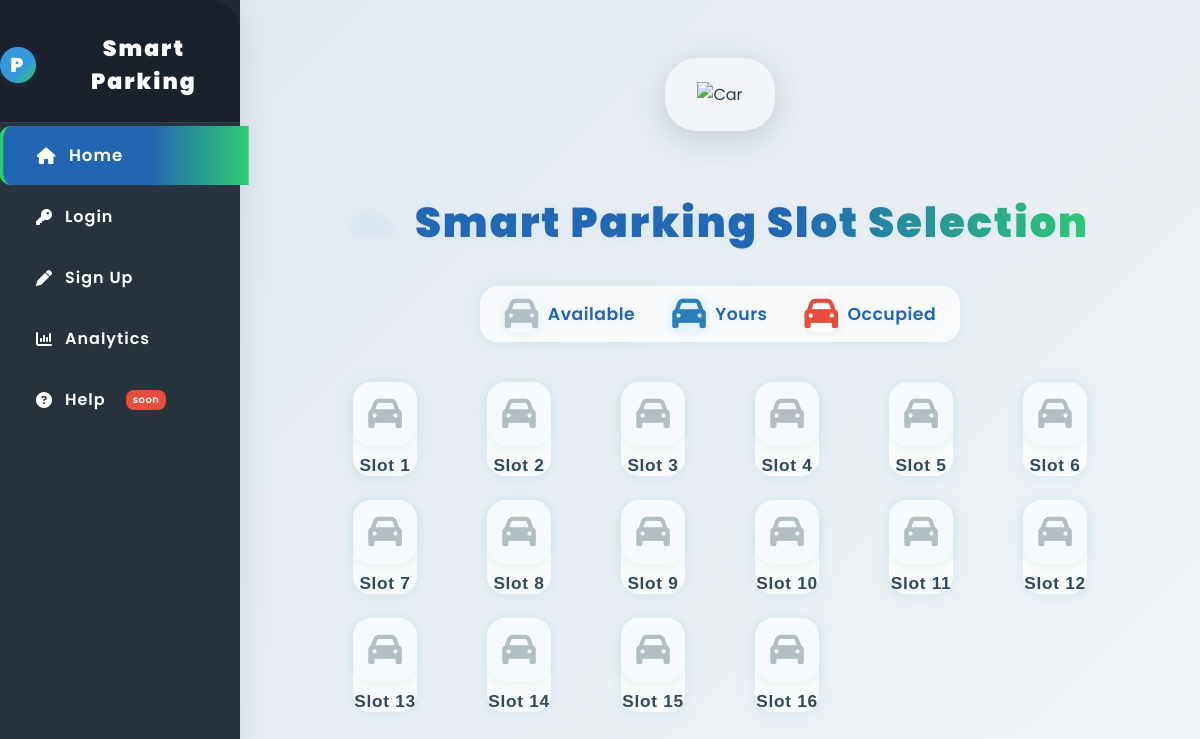
The page / on the database its author committed.
### parking/models.py (models this page shows)
class ParkingSlot(models.Model):
    number = models.IntegerField(unique=True)
    is_available = models.BooleanField(default=True)

### parking/views.py (the view)
# urls.py: path('', views.home, name='home'),
def home(request):
    slots = ParkingSlot.objects.all().order_by('number')
    my_booking = None
    available_count = slots.filter(is_available=True).count()
    occupied_count = slots.filter(is_available=False).count()
    parking_cost_per_minute = 2
    minutes_parked = total_cost = None
    if request.user.is_authenticated:
        my_booking = Booking.objects.filter(user=request.user).first()
        if my_booking:
            now = timezone.now()
            minutes_parked = int((now - my_booking.booked_at).total_seconds() // 60)
            total_cost = minutes_parked * parking_cost_per_minute
    return render(request, 'parking/home.html', {
        'slots': slots,
        'my_booking': my_booking,
        'available_count': available_count,
        'occupied_count': occupied_count,
        'minutes_parked': minutes_parked,
        'parking_cost_per_minute': parking_cost_per_minute,
        'total_cost': total_cost,
    })

### parking/templates/parking/home.html (shortened to what this page needs)
{% load static %}
<!DOCTYPE html>
<html lang="en">
<head>
    <link rel="stylesheet" href="https://cdnjs.cloudflare.com/ajax/libs/font-awesome/6.4.0/css/all.min.css">
    <link rel="stylesheet" href="{% static 'css/style.css' %}">
</head>
<body ontouchstart="">
<div class="container">
    <nav class="sidebar">
        <div class="sidebar-title">
            <div class="sidebar-logo">
                <span class="logo-circle">P</span>
                <span>Smart Parking</span>
            </div>
        </div>
        <ul>
            <li class="{% if request.resolver_match.url_name == 'home' %}active{% endif %}">
                <a href="{% url 'home' %}"><i class="fa-solid fa-house"></i> Home</a>
            </li>
            {% if user.is_authenticated %}
                <li class="{% if request.resolver_match.url_name == 'my_bookings' %}active{% endif %}">
                    <a href="{% url 'my_bookings' %}"><i class="fa-solid fa-clipboard-list"></i> My Bookings</a>
                </li>
                <li>
                    <a href="{% url 'logout' %}"><i class="fa-solid fa-right-from-bracket"></i> Logout</a>
                </li>
            {% else %}
                <li class="{% if request.resolver_match.url_name == 'login' %}active{% endif %}">
                    <a href="{% url 'login' %}"><i class="fa-solid fa-key"></i> Login</a>
                </li>
                <li class="{% if request.resolver_match.url_name == 'signup' %}active{% endif %}">
                    <a href="{% url 'signup' %}"><i class="fa-solid fa-pen"></i> Sign Up</a>
                </li>
            {% endif %}
            <li class="{% if request.resolver_match.url_name == 'analytics' %}active{% endif %}">
                <a href="{% url 'analytics' %}"><i class="fa-solid fa-chart-column"></i> Analytics</a>
            </li>
            <li>
                <a href="#"><i class="fa-solid fa-circle-question"></i> Help <span class="soon">soon</span></a>
            </li>
        </ul>
    </nav>
    <main class="main-content">
        <div class="hero-car-glass">
            <img src="https://cdn.jsdelivr.net/gh/twitter/twemoji@14.0.2/assets/svg/1f697.svg" alt="Car" class="hero-car">
        </div>
        <h1>
            <i class="fa-solid fa-car-side"></i>
            <span>Smart Parking Slot Selection</span>
        </h1>
        <div class="legend glass-card">
            <span>
                <span class="slot-icon-bg available"><i class="fa-solid fa-car slot-car-icon"></i></span>
                Available
            </span>
            <span>
                <span class="slot-icon-bg yours"><i class="fa-solid fa-car slot-car-icon"></i></span>
                Yours
            </span>
            <span>
                <span class="slot-icon-bg occupied"><i class="fa-solid fa-car slot-car-icon"></i></span>
                Occupied
            </span>
        </div>
        <div class="parking-grid">
            {% for slot in slots %}
                <form method="POST"
                      action="{% if slot.is_available %}{% url 'book_slot' slot.id %}
                              {% elif user.is_authenticated and slot.booking_set.first.user == user %}
                                  {% url 'cancel_booking' slot.id %}
                              {% else %}#{% endif %}">
                    <button
                        class="parking-slot touch-ripple glass-card
                            {% if slot.is_available %}available
                            {% elif user.is_authenticated and slot.booking_set.first.user == user %}yours
                            {% else %}occupied{% endif %}"
                        data-tooltip="{% if slot.is_available %}Click to Book
                                      {% elif user.is_authenticated and slot.booking_set.first.user == user %}Click to Cancel
                                      {% else %}Occupied by another user{% endif %}"
                    >
                        <span class="slot-icon-bg">
                            <i class="fa-solid fa-car slot-car-icon"></i>
                        </span>
                        <span class="slot-label">Slot {{ slot.number }}</span>
                    </button>
                </form>
            {% endfor %}
        </div>
    </main>
</div>
</body>
</html>

### rows shown on the page
ParkingSlot: number "1"
ParkingSlot: number "2"
ParkingSlot: number "3"
ParkingSlot: number "4"
ParkingSlot: number "5"
ParkingSlot: number "6"
ParkingSlot: number "7"
ParkingSlot: number "8"
ParkingSlot: number "9"
ParkingSlot: number "10"
ParkingSlot: number "11"
ParkingSlot: number "12"
ParkingSlot: number "13"
ParkingSlot: number "14"
ParkingSlot: number "15"
ParkingSlot: number "16"
